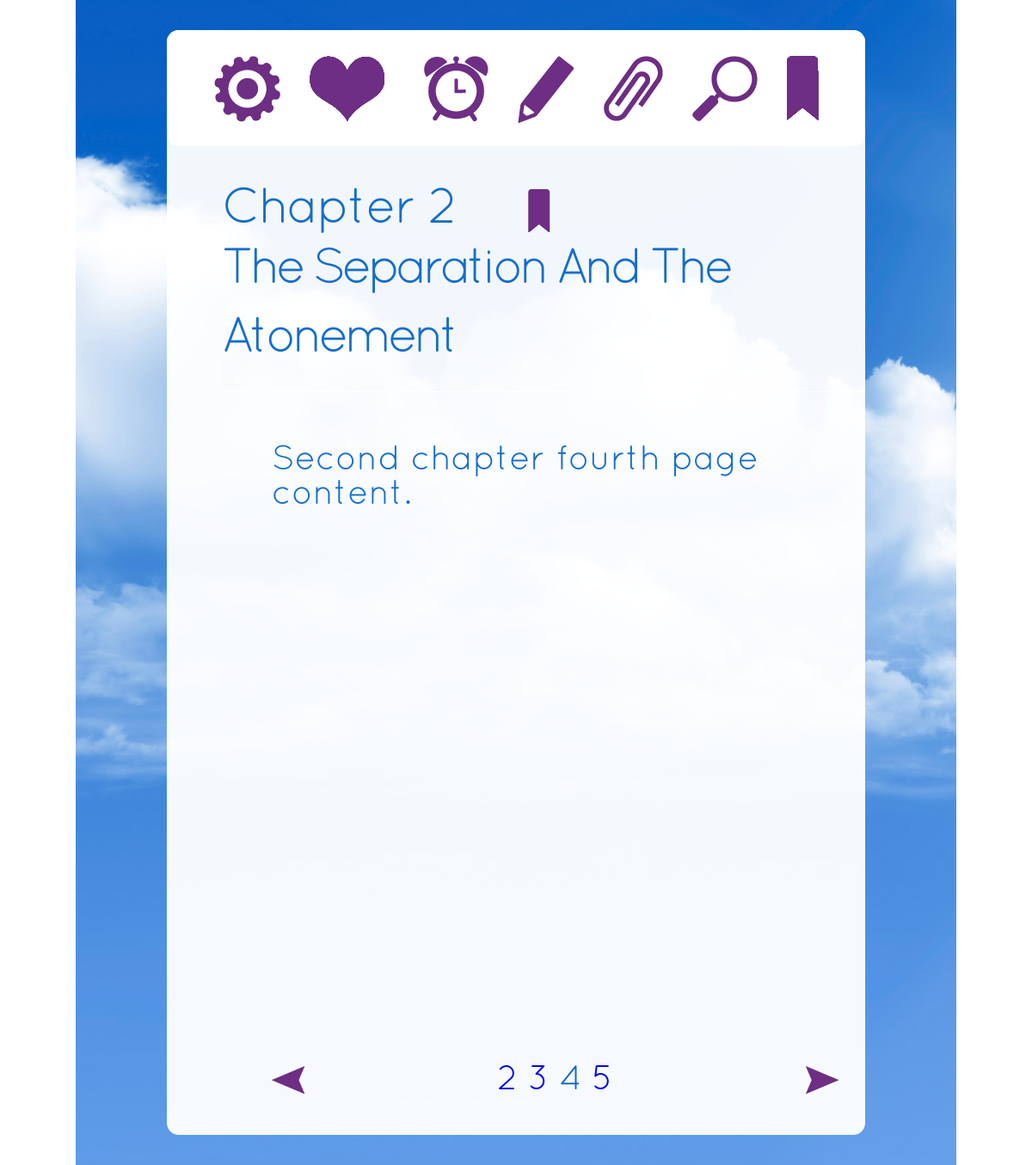
Before: /acim/chapter.php?chid=2&pageno=4 with the older database file.
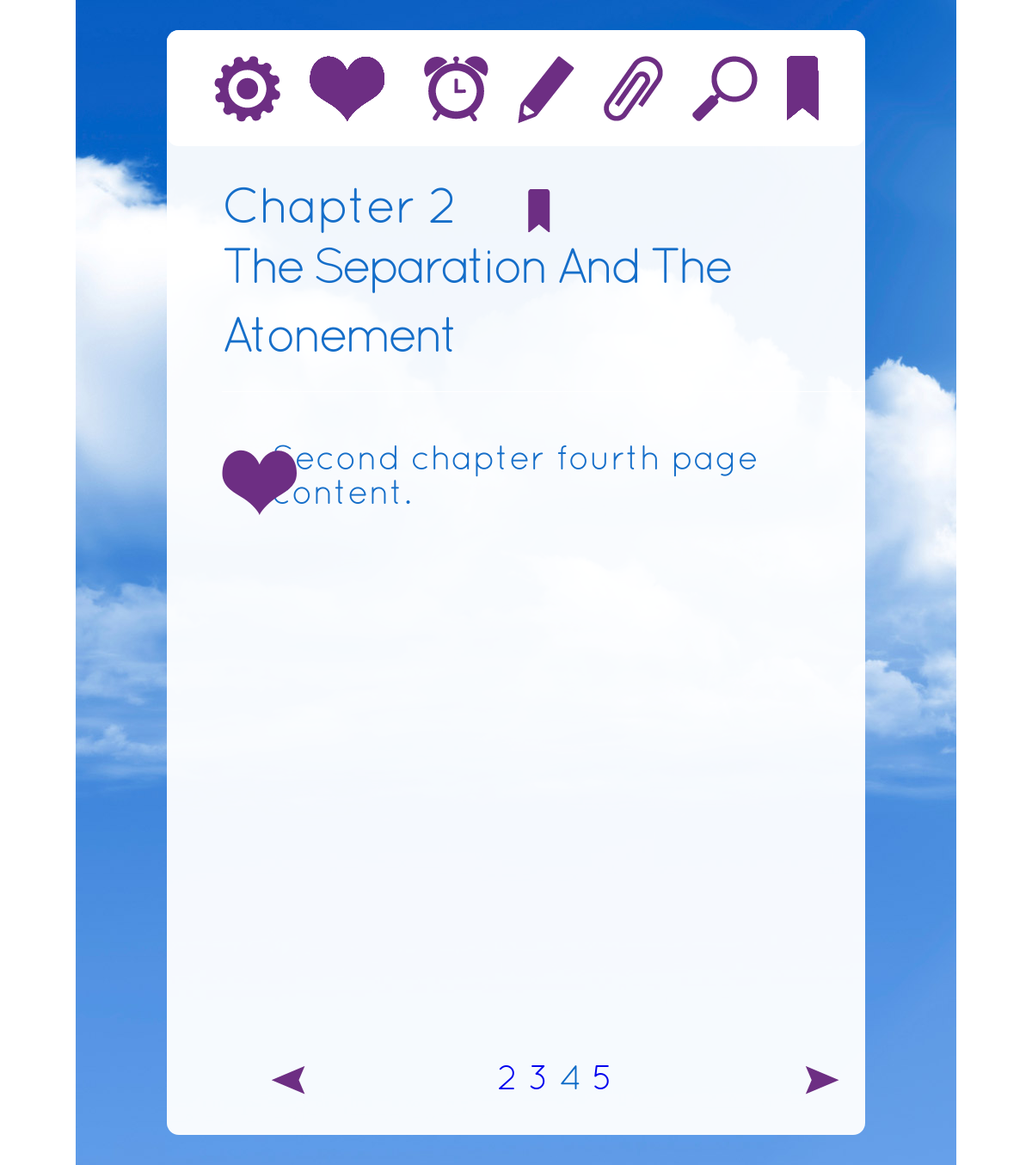
After: the same page with the newer database file.
### tables this page shows
CREATE TABLE IF NOT EXISTS `tbl_chapter` (
  `tbl_ch_id` int(11) NOT NULL AUTO_INCREMENT,
  `tbl_ch_bookid` int(11) NOT NULL,
  `tbl_ch_no` int(11) NOT NULL,
  `tbl_ch_name` varchar(100) NOT NULL,
  `tbl_ch_date` datetime NOT NULL,
  PRIMARY KEY (`tbl_ch_id`)
);

CREATE TABLE IF NOT EXISTS `tbl_page` (
  `tbl_page_id` int(11) NOT NULL AUTO_INCREMENT,
  `tbl_page_chid` int(11) NOT NULL,
  `tbl_page_bookid` int(11) NOT NULL,
  `tbl_page_no` int(11) NOT NULL,
  `tbl_page_content` text NOT NULL,
  PRIMARY KEY (`tbl_page_id`)
);

CREATE TABLE IF NOT EXISTS `tbl_icon` (
  `tbl_icon_id` int(11) NOT NULL AUTO_INCREMENT,
  `tbl_icon_userid` int(11) DEFAULT NULL,
  `tbl_icon_chid` int(11) NOT NULL,
  `tbl_icon_bookid` int(11) NOT NULL,
  `tbl_icon_chno` int(11) NOT NULL,
  `tbl_icon_pageno` int(11) NOT NULL,
  `tbl_icon_type` varchar(50) NOT NULL,
  `tbl_icon_no` int(5) DEFAULT NULL,
  `tbl_icon_top_position` decimal(10,2) NOT NULL,
  `tbl_icon_date` datetime NOT NULL,
  PRIMARY KEY (`tbl_icon_id`)
);

### acim/include/common_function.php (called while the page is built, shortened)
<?php
function GetChapternoFromPageno($bookid,$pageno){
   $query = "SELECT tbl_page_chid FROM tbl_page WHERE tbl_page_bookid = ".$bookid." AND tbl_page_no = ".$pageno;
   $res = qs($query);
   if(empty($res)){
      return 0;
   }else{
      return $res['tbl_page_chid'];
   }
}
function CountIcon($userid,$pageno,$chid,$IconType){
  $query = "SELECT tbl_icon_no FROM tbl_icon WHERE tbl_icon_userid = ".$userid." AND tbl_icon_pageno = ".$pageno." AND tbl_icon_chid = ".$chid." AND tbl_icon_type = '".$IconType."' ORDER BY tbl_icon_no DESC LIMIT 1";
  $res = q($query);
  if(empty($res)){
      return 0;
   }else{
      return $res[0]['tbl_icon_no'];
   }
}
?>

### acim/include/db.class.php (called while the page is built, shortened)
<?php
class db {
    private static $db;
    public static function __d($explicit=0) {
        if ($explicit == 1) {
            self::$db = new db(C_DB_HOST, C_DB_UNAME, C_DB_PASSWORD, C_DB_NAME);
        } else if (!isset($db)) {
            self::$db = new db();
        }
        return self::$db;
    }
    public function query($query) {
        if ($res = mysql_query($query))
            return $res;
        else {
            d(mysql_error());
            back_trace();
            d($query);
        }
    }
    public function format_data($result, $field=NULL, $second_field=NULL, $third_field=NULL) {
        $data_array = array();
        if ($result) {
            while ($array = mysql_fetch_assoc($result)) {
                $t = array();
                foreach ($array as $field_name => $value) {
                    $t[$field_name] = ($value);
                }
                if (isset($field)) {
                    if (isset($second_field)) {
                        if (isset($third_field)) {
                            $data_array[$t[$field]][$t[$second_field]][$t[$third_field]] = $t;
                        } else {
                            $data_array[$t[$field]][$t[$second_field]] = $t;
                        }
                    } else {
                        $data_array[$t[$field]][] = $t;
                    }
                } else {
                    $data_array[] = $t;
                }
            }
        }
        return $data_array;
    }
}
function q($query='') {
    $_db = db::__d();
    return $_db->format_data($_db->query($query));
}
function qs($q) {
    $d = q($q);
    if(count($d) > 0){
	   return $d[0];
	} else {
	   return "";
	}
}
?>

### acim/chapter.php (the view, shortened to what this page needs)
<?php
include('include/db.class.php');
include('include/common_function.php');
?>
<!DOCTYPE html>
<html>
<head>
   <link rel="stylesheet" type="text/css" href="css/query.css"/>
   <link rel="stylesheet" type="text/css" href="css/custom.css"/>
	<link rel="stylesheet" href="http://code.jquery.com/mobile/1.0a2/jquery.mobile-1.0a2.min.css" />
</head>
<body>
<div data-role="page">
   <div data-role="content">
	 <div class="inner_bg">
    	<div class="example-chep">
          <div class="top-menu">
          	<ul>
			<?php
				if(!isset($_REQUEST['pageno'])){
				  $pageno = 1;
				} else {
				  $pageno = $_REQUEST['pageno'];
				}
				$chid = trim($_REQUEST['chid']);
				$userid = 1;
			?>
            	<li class="setting-icon"><a href="#"></a></li>
				<li class="heart-icon">
				<?php
				$counticon_heart = CountIcon($userid,$pageno,$chid,'heart');
				       for($i=10;$i>$counticon_heart;$i--) { ?>
					   <span style="position:relative;">
				      <a href="javascript:void(0)" class="drag" style="position:absolute;" data-id="h<?php echo $i; ?>"></a>
				       <span>
				   <?php } ?>
				</li>
                <li class="time-icon" style="margin-left:19%"><a href="#"></a></li>
                <li class="pen-icon"><a href="javascript:void(0);" onClick="return select_highlight();"></a></li>
                <li class="pin-icon"><a href="#"></a></li>
                <li class="search-icon"><a href="#"></a></li>
                <li class="tag-icon" style="position:relative;">
				<?php
				$counticon = CountIcon($userid,$pageno,$chid,'bookmark');
				for($i=10;$i>$counticon;$i--) { ?>
				   <a href="javascript:void(0)" class="drag" style="position:absolute;" data-id="<?php echo $i; ?>"></a>
				<?php } ?>
				</li>
             </ul>
          </div>
          <div class="midd-cont" style="height:77%">
		  <?php
			    $query = "SELECT * FROM tbl_chapter where tbl_ch_id = ".trim($_REQUEST['chid']);
				$res = qs($query);
				if($pageno == 1){
				  $prepage = $pageno;
				} else {
				  $prepage = $pageno-1;
				}
				$nxtpage = $pageno+1;
				$chid = $res['tbl_ch_id'];
				$bookid = $res['tbl_ch_bookid']
		  ?>
          	<h4>Chapter <?php echo $res['tbl_ch_no']; ?></h4>
            <p><?php echo $res['tbl_ch_name']; ?></p>
			<?php
				  $where = " tbl_page_chid = ".$chid." AND tbl_page_bookid = ".$bookid." AND tbl_page_no = ".$pageno;
		          $query_count = "SELECT tbl_page_id FROM tbl_page where ".$where;
			      $res_count = q($query_count);
			?>
            	<div class="chapter-detail" style="">
                    <?php if(count($res_count) > 0){ ?>
					<div class="bookmark-page get-icon">
                        <ul id="bookmark_icon" class="droppable">
							    <?php
								 if($counticon > 0 or $counticon_heart > 0){
								 $query = "SELECT tbl_icon_top_position,tbl_icon_no,tbl_icon_type FROM tbl_icon WHERE tbl_icon_userid = ".$userid." AND tbl_icon_pageno = ".$pageno." AND tbl_icon_chid = ".$chid." AND (tbl_icon_type = 'bookmark' or tbl_icon_type = 'heart') ORDER BY tbl_icon_top_position DESC ";
									 $res = q($query);
									 for($i=0;$i<count($res);$i++){
									   if($res[$i]['tbl_icon_type'] == 'bookmark') {
									?>
									<li  class="book-mark-icon" style="position:relative;">
									<a href="javascript:void(0)" class="drag" style="position:absolute;top:<?php echo $res[$i]['tbl_icon_top_position']; ?>px" data-id="<?php echo $res[$i]['tbl_icon_no']; ?>"></a></li>
									<?php } elseif($res[$i]['tbl_icon_type'] == 'heart'){ ?>
									<li  class="heart-listicon" style="position:relative;">
									  <a href="javascript:void(0)" class="drag" style="position:absolute;top:<?php echo $res[$i]['tbl_icon_top_position']; ?>px" data-id="h<?php echo $res[$i]['tbl_icon_no']; ?>"></a></li>
									<?php
										}
									  }
								 } else { ?>
								   <li  class="droppable book-mark-icon" style="position:relative;">&nbsp;</li>
								 <?php
								 }
								?>
						</ul>
                     </div>
					<?php } ?>
					<div class="cont-text unselectable" <?php if(count($res_count) > 0){ ?>  <?php } ?> id="content_area" >
					  <?php
						  if(count($res_count) > 0){
						     $query = "SELECT tbl_page_content FROM tbl_page where ".$where;
						     $res = qs($query);
					   ?>
					   <?php
					   $query_1 = "SELECT tbl_highlighted_icon_content FROM tbl_highlighted_icon WHERE tbl_highlighted_icon_userid = ".$userid." AND tbl_highlighted_icon_chid = ".$chid." AND tbl_highlighted_icon_pageno = ".$pageno." ORDER BY tbl_highlighted_icon_id ASC";
                       $res_1 = q($query_1);
					   $content_display = $res['tbl_page_content'];
					   echo $content_display;  ?>
					   <?php
						  } else {
						     echo "No Record Found.";
					  ?>
					 <?php } ?>
                </div>
          </div>
		  <?php
				$query = "SELECT tbl_page_no,tbl_page_chid FROM tbl_page where tbl_page_bookid = ".$bookid." ORDER BY tbl_page_no ASC";
				$res = q($query);
				$total_page = count($res);
		  ?>
    	</div>
		  <div class="footer-cont">
          	<span class="left-arrow">
			<?php  if($pageno != 1){ ?>
			<a href="javascript:void(0);" data-ajax="false" onClick="return redirect_page('chapter.php?chid=<?php echo GetChapternoFromPageno($bookid,$prepage); ?>&pageno=<?php echo $prepage; ?>');">
			   <img src="images/left-arrow.png" />
			</a>
			<?php } else { ?>
			   <a href="javascript:void(0);" data-ajax="false"><img src="images/left-arrow.png" /></a>
			<?php } ?>
			</span>
           	<div class="pagination">
			   <?php
				  $end_page = $pageno + 2;
				  if($end_page > $total_page){
				     $end_page = $total_page;
				  }
				  $start_page = $end_page - 3;
				  $end_page = $start_page + 3;
				  for($i=($start_page-1);$i<$end_page;$i++){
					   if($pageno == $res[$i]['tbl_page_no']){
						  echo $pageno;
					   } else {
				   ?>
						 <a href="javascript:void(0);" data-ajax="false" onClick="return redirect_page('chapter.php?chid=<?php echo $res[$i]['tbl_page_chid']; ?>&pageno=<?php echo $res[$i]['tbl_page_no']; ?>');"><?php echo $res[$i]['tbl_page_no']; ?></a>
				   <?php
					   }
			      }
			    ?>
			</div>
            <span class="right-arrow">
			<?php  if($pageno >= $total_page){ ?>
			   <a href="javascript:void(0);" data-ajax="false"><img src="images/right-arrow.png" /></a>
			<?php } else { ?>
			  <a href="javascript:void(0);" data-ajax="false" onClick="return redirect_page('chapter.php?chid=<?php echo GetChapternoFromPageno($bookid,$nxtpage); ?>&pageno=<?php echo $nxtpage; ?>');"><img src="images/right-arrow.png" /></a>
			<?php } ?>
			</span>
          </div>
    </div>
   </div>
</div>
</div>
</body>
</html>

### acim/css/query.css (style rules this page uses)
body, div, dl, dt, dd, ul, ol, li, h1, h2, h3, h4, h5, h6, pre, code, form, fieldset, legend, input, textarea, p, blockquote, th, td { margin: 0;padding: 0; }
ul { list-style:none; }
a,a:visited { outline: none;text-decoration: none; }
img { margin: 0;padding: 0;border: 0;outline: 0; }
body { margin: 0;padding: 0;font-family:Arial, Helvetica, sans-serif;font-size: 12px;color:#000;line-height:20px; }
.inner_bg { background: url(../images/inner_bg.jpg) no-repeat center top; padding:35px 0 }
.example-chep { width:812px; height:1285px; margin:0 auto; background:url(../images/white_bg.png) repeat; border-radius:14px; position:relative }
.top-menu ul li.setting-icon a { background:url(../images/exp-setting.png) no-repeat 0 0; height:77px; width:77px; display:block }
.top-menu ul li.heart-icon a { background:url(../images/exp-heart.png) no-repeat 0 0; height:76px; width:87px; display:block }
.get-icon ul li.heart-listicon a { background:url(../images/exp-heart.png) no-repeat 0 0; height:76px; width:87px; display:block }
.top-menu ul li.time-icon a { background:url(../images/exp-time.png) no-repeat 0 0; height:76px; width:75px; display:block }
.top-menu ul li.pen-icon a { background:url(../images/exp-editt.png) no-repeat 0 0; height:79px; width:66px; display:block }
.top-menu ul li.pin-icon a { background:url(../images/exp-pin.png) no-repeat 0 0; height:76px; width:69px; display:block }
.top-menu ul li.search-icon a { background:url(../images/exp-search.png) no-repeat 0 0; height:76px; width:76px; display:block }
.top-menu ul li.tag-icon a { background:url(../images/exp-tag.png) no-repeat 0 0; height:75px; width:37px; display:block }
.top-menu { background:#FFF; border-radius:14px; height:75px; padding:30px 55px; }
.top-menu ul li { float:left; margin-right:34px }
.top-menu ul li.tag-icon { margin-right:0 !important }
.midd-cont { padding-left:64px; margin-top:50px; }
.midd-cont h4 { background:url(../images/current_chp.png) no-repeat right center;font-family: QuicksandBook; font-size:58px; line-height: 50px; color: #156EC9; font-weight:normal; width:382px; margin-bottom:5px; letter-spacing:-2px }
.midd-cont p { font-family: QuicksandBook; font-size:58px; line-height: 80px; color: #156EC9; font-weight:normal; letter-spacing:-5px; border-bottom:1px solid #fff;padding-bottom:20px }
.chapter-detail { margin-top:60px }
.bookmark-page { float:left; padding-right:20px; width:38px }
.cont-text { color:#156ec9; font-size:40px; line-height:40px; font-family:QuicksandBook; float:left; width:640px }
.footer-cont { padding:0 30px; margin-top:30px; text-align:center }
.footer-cont .left-arrow { float:left }
.footer-cont .right-arrow { float:right }
.footer-cont .pagination { display:inline-block; font-size:40px; color:#0d6ac7; line-height:36px; font-family:QuicksandBook; font-weight:normal }

### acim/chapter.php (style rules this page uses)
.unselectable { -webkit-user-select: none; -khtml-user-select: none; -moz-user-select: none; -webkit-touch-callout: none; -ms-user-select: none; -o-user-select: none; user-select: none; }

Changed rows visible on the page:
added tbl_icon: tbl_icon_no 1 (drawn)
